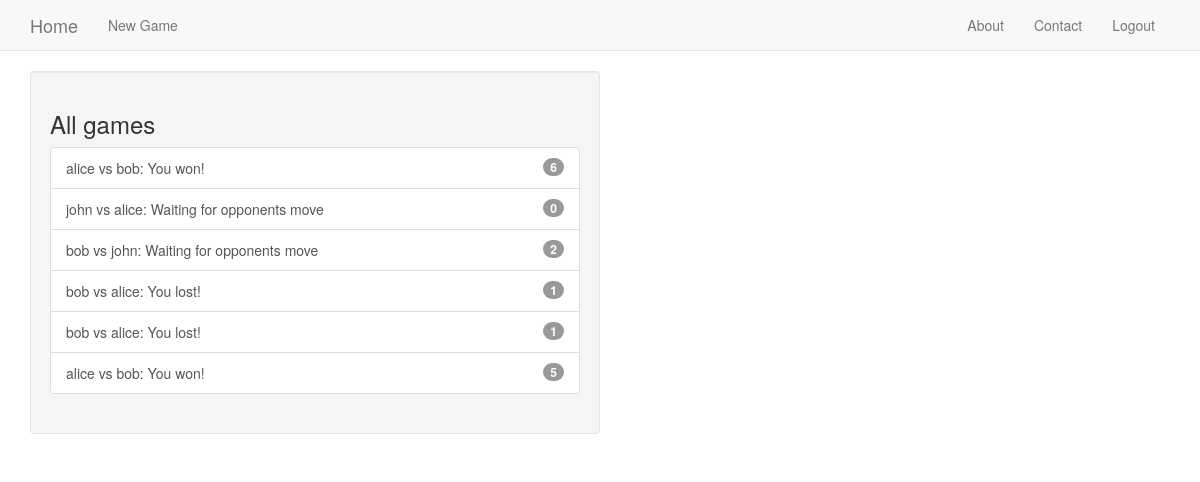
The app's page /tictactoe/game/all (signed in) with its own data.
### tictactoe/models.py (models this page shows, shortened)
class Game(models.Model):
    first_player = models.ForeignKey(User, related_name='games_first_player')
    second_player = models.ForeignKey(User, related_name='games_second_player')
    next_to_move = models.ForeignKey(User, related_name='games_to_move')
    start_time = models.DateTimeField(auto_now_add=True)
    last_active = models.DateTimeField(auto_now=True)
    status = models.CharField(max_length=1, default='A', choices=STATUS_CHOICES)
    objects = GamesManager()  # sets a new manager for this class.
    def __str__(self):
        return '{} vs {}'.format(self.first_player, self.second_player)

### tictactoe/views.py (the view)
# urls.py: url(r'game/all$', AllGamesList.as_view(), name='move'),
class AllGamesList(ListView):
    model = Game

### tictactoe/templates/tictactoe/game_list.html
{% extends 'base.html' %}
{% block content %}
    <div class="well col-sm-6">
    {% include 'tictactoe/game_list_snippet.html' with header="All games" games_list=object_list %}
    </div>
{% endblock %}

### tictactoe/templates/tictactoe/game_list_snippet.html
<h3 class="panel-header">{{ header }}</h3>
<div class="list-group" >
    {% for game in games_list %}
        <a class="list-group-item" href="{% url 'tictactoe:detail' pk=game.id %}">
            {{ game }}:
            {% if game.status == "A" %}
                {% if game.next_to_move == user %}Your turn{% else %}Waiting for opponents move{% endif %}
            {% elif game.status == "D" %}
                Draw
            {% elif game.status == "F" and user == game.first_player %}
                You won!
            {% elif game.status == "S" and user == game.second_player %}
                You won!
            {% else %}
                You lost!
            {% endif %}
            <span class="badge">{{ game.move_set.count }}</span></a>
    {% empty %}
        <span class="list-group-item">No games available.</span>
    {% endfor %}
</div>

### records on screen
Game: first_player+second_player "alice vs bob", status "You won!", move_set.count "6"
Game: first_player+second_player "john vs alice", status "Waiting for opponents move", move_set.count "0"
Game: first_player+second_player "bob vs john", status "Waiting for opponents move", move_set.count "2"
Game: first_player+second_player "bob vs alice", status "You lost!", move_set.count "1"
Game: first_player+second_player "bob vs alice", status "You lost!", move_set.count "1"
Game: first_player+second_player "alice vs bob", status "You won!", move_set.count "5"

### other values on screen
{{ header }} "All games"
